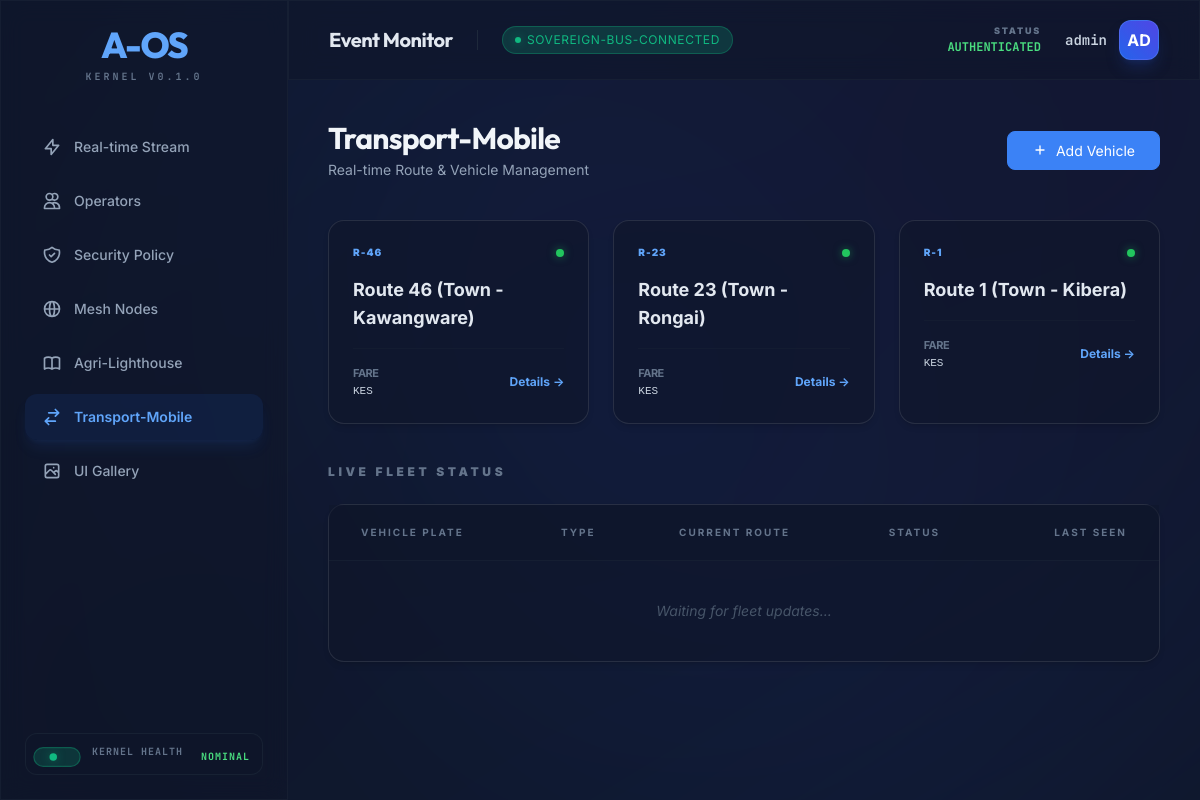
Screenshot of /transport/ (signed in) with the database file from the repository.
### tables this page shows
CREATE TABLE routes (
        id TEXT PRIMARY KEY,
        name TEXT NOT NULL,
        start_point TEXT,
        end_point TEXT,
        base_price REAL,
        metadata TEXT
    );

### aos/api/routers/transport.py (the view)
@router.get("/", response_class=HTMLResponse)
async def transport_root(request: Request, current_user: dict = Depends(get_current_operator)):
    if not transport_state.module:
        return HTMLResponse("TransportModule not initialized", status_code=500)
    routes = transport_state.module.list_routes()
    return templates.TemplateResponse(
        "transport.html",
        {
            "request": request,
            "user": current_user,
            "routes": routes
        }
    )

### aos/api/templates/transport.html
{% extends "dashboard.html" %}
{% block content %}
<div class="space-y-10 fade-in">
    <div class="flex items-center justify-between">
        <div>
            <h2 class="aos-text-display text-3xl font-bold text-slate-100 tracking-tight">Transport-Mobile</h2>
            <p class="text-slate-400 text-sm mt-1">Real-time Route & Vehicle Management</p>
        </div>
        <div class="flex space-x-4">
            {{ elite_button(text="Add Vehicle", variant="primary", icon='<svg class="w-4 h-4" fill="none"
                stroke="currentColor" viewBox="0 0 24 24">
                <path stroke-linecap="round" stroke-linejoin="round" stroke-width="2" d="M12 6v6m0 0v6m0-6h6m0-0H6">
                </path>
            </svg>') }}
        </div>
    </div>
    <div class="grid grid-cols-1 md:grid-cols-3 gap-6">
        {% for route in routes %}
        {% call card(class="hover:border-blue-500/50 transition-colors cursor-pointer group") %}
        <div class="flex items-center justify-between mb-4">
            <span class="text-[10px] font-black text-blue-400 uppercase tracking-widest">{{ route.id }}</span>
            <div class="w-2 h-2 rounded-full bg-green-500 shadow-[0_0_8px_rgba(34,197,94,0.5)]"></div>
        </div>
        <h4 class="text-lg font-bold text-slate-200 group-hover:text-blue-400 transition-colors">{{ route.name }}</h4>
        <div class="mt-4 pt-4 border-t border-slate-800/30 flex items-center justify-between">
            <div class="text-[11px] text-slate-500">
                <span class="block uppercase font-bold tracking-tighter">Fare</span>
                <span class="text-slate-300 font-mono">KES {{ route.base_price }}</span>
            </div>
            <a href="/transport/route/{{ route.id }}"
                class="text-xs font-bold text-blue-400 hover:text-blue-300">Details →</a>
        </div>
        {% endcall %}
        {% endfor %}
    </div>
    <div class="space-y-6">
        <h3 class="text-xs font-black text-slate-500 uppercase tracking-[0.3em]">Live Fleet Status</h3>
        {% call card(padding="0") %}
        <div class="overflow-x-auto">
            <table class="w-full text-left border-collapse">
                <thead class="bg-slate-900/50 border-b border-slate-800/50">
                    <tr class="text-[10px] text-slate-500 uppercase tracking-[0.2em] font-black">
                        <th class="px-8 py-5">Vehicle Plate</th>
                        <th class="px-8 py-5">Type</th>
                        <th class="px-8 py-5">Current Route</th>
                        <th class="px-8 py-5">Status</th>
                        <th class="px-8 py-5 text-right">Last Seen</th>
                    </tr>
                </thead>
                <tbody id="fleet-status-body" class="divide-y divide-slate-800/30">
                    <tr class="text-sm text-slate-400">
                        <td colspan="5" class="px-8 py-10 text-center italic text-slate-600">
                            Waiting for fleet updates...
                        </td>
                    </tr>
                </tbody>
            </table>
        </div>
        {% endcall %}
    </div>
</div>
{% endblock %}

### aos/api/templates/dashboard.html (shortened to what this page needs)
{% from "components/atoms/EliteButton.html" import elite_button %}
{% from "components/atoms/Badge.html" import badge %}
{% from "components/atoms/Card.html" import card %}
{% from "components/molecules/DataCard.html" import data_card %}
{% from "components/molecules/NodeStatus.html" import node_status %}
{% from "components/molecules/SidebarItem.html" import sidebar_item %}
<!DOCTYPE html>
<html lang="en">
<head>
    {% include 'partials/design_system.html' %}
    <script src="https://cdn.tailwindcss.com"></script>
</head>
<body class="min-h-screen flex overflow-hidden">
    <div class="mesh-bg"></div>
    <aside class="w-72 border-r border-slate-800/50 aos-glass p-6 flex flex-col hidden lg:flex relative z-10">
        <div class="mb-10 px-2 text-center">
            <h1 class="aos-text-display text-4xl font-extrabold tracking-tighter text-blue-400">A-OS</h1>
            <p class="text-slate-500 text-[10px] uppercase tracking-[0.3em] font-bold aos-text-mono mt-1">Kernel v0.1.0
            </p>
        </div>
        <nav class="flex-1 space-y-2">
            {{ sidebar_item(text="Real-time Stream", href="/dashboard", active=(request.url.path == "/dashboard"),
            icon='<svg class="w-5 h-5" fill="none" stroke="currentColor" viewBox="0 0 24 24">
                <path stroke-linecap="round" stroke-linejoin="round" stroke-width="2" d="M13 10V3L4 14h7v7l9-11h-7z">
                </path>
            </svg>') }}
            {{ sidebar_item(text="Operators", href="/operators", active=(request.url.path == "/operators"), icon='<svg
                class="w-5 h-5" fill="none" stroke="currentColor" viewBox="0 0 24 24">
                <path stroke-linecap="round" stroke-linejoin="round" stroke-width="2"
                    d="M12 4.354a4 4 0 110 5.292M15 21H3v-1a6 6 0 0112 0v1zm0 0h6v-1a6 6 0 00-9-5.197M13 7a4 4 0 11-8 0 4 4 0 018 0z">
                </path>
            </svg>') }}
            {{ sidebar_item(text="Security Policy", href="/security", active=(request.url.path == "/security"),
            icon='<svg class="w-5 h-5" fill="none" stroke="currentColor" viewBox="0 0 24 24">
                <path stroke-linecap="round" stroke-linejoin="round" stroke-width="2"
                    d="M9 12l2 2 4-4m5.618-4.016A11.955 11.955 0 0112 2.944a11.955 11.955 0 01-8.618 3.04A12.02 12.02 0 003 9c0 5.591 3.824 10.29 9 11.622 5.176-1.332 9-6.03 9-11.622 0-1.042-.133-2.052-.382-3.016z">
                </path>
            </svg>') }}
            {{ sidebar_item(text="Mesh Nodes", href="/sys/mesh", active=(request.url.path == "/sys/mesh"), icon='<svg
                class="w-5 h-5" fill="none" stroke="currentColor" viewBox="0 0 24 24">
                <path stroke-linecap="round" stroke-linejoin="round" stroke-width="2"
                    d="M21 12a9 9 0 01-9 9m9-9a9 9 0 00-9-9m9 9H3m9 9a9 9 0 01-9-9m9 9c1.657 0 3-4.03 3-9s-1.343-9-3-9m0 18c-1.657 0-3-4.03-3-9s1.343-9 3-9m-9 9a9 9 0 019-9">
                </path>
            </svg>') }}
            {{ sidebar_item(text="Agri-Lighthouse", href="/agri", active=(request.url.path.startswith("/agri")),
            icon='<svg class="w-5 h-5" fill="none" stroke="currentColor" viewBox="0 0 24 24">
                <path stroke-linecap="round" stroke-linejoin="round" stroke-width="2"
                    d="M12 6.253v13m0-13C10.832 5.477 9.246 5 7.5 5S4.168 5.477 3 6.253v13C4.168 18.477 5.754 18 7.5 18s3.168.477 4.5 1.253m0-13C13.168 5.477 14.754 5 16.5 5c1.747 0 3.332.477 4.5 1.253v13C19.832 18.477 18.247 18 16.5 18c-1.746 0-3.168.477-4.5 1.253">
                </path>
            </svg>') }}
            {{ sidebar_item(text="Transport-Mobile", href="/transport",
            active=(request.url.path.startswith("/transport")),
            icon='<svg class="w-5 h-5" fill="none" stroke="currentColor" viewBox="0 0 24 24">
                <path stroke-linecap="round" stroke-linejoin="round" stroke-width="2"
                    d="M8 7h12m0 0l-4-4m4 4l-4 4m0 6H4m0 0l4 4m-4-4l4-4">
                </path>
            </svg>') }}
            {{ sidebar_item(text="UI Gallery", href="/sys/gallery", active=(request.url.path == "/sys/gallery"),
            icon='<svg class="w-5 h-5" fill="none" stroke="currentColor" viewBox="0 0 24 24">
                <path stroke-linecap="round" stroke-linejoin="round" stroke-width="2"
                    d="M4 16l4.586-4.586a2 2 0 012.828 0L16 16m-2-2l1.586-1.586a2 2 0 012.828 0L20 14m-6-6h.01M6 20h12a2 2 0 002-2V6a2 2 0 00-2-2H6a2 2 0 00-2 2v12a2 2 0 002 2z">
                </path>
            </svg>') }}
        </nav>
        <div class="mt-auto">
            {{ node_status(name="Kernel Health", status="success", status_text="NOMINAL") }}
        </div>
    </aside>
    <main class="flex-1 flex flex-col overflow-hidden relative z-10">
        <header class="h-20 border-b border-slate-800/50 aos-glass px-10 flex items-center justify-between">
            <div class="flex items-center space-x-6">
                <h2 class="aos-text-display text-xl font-bold text-slate-200 tracking-tight">Event Monitor</h2>
                {{ badge(text="Sovereign-Bus-Connected", variant="success") }}
            </div>
            <div class="flex items-center space-x-6">
                <div class="text-right">
                    <p class="text-[9px] font-black text-slate-500 uppercase tracking-[0.2em] leading-none mb-1">Status
                    </p>
                    <p class="text-xs font-bold text-green-400 aos-text-mono">AUTHENTICATED</p>
                </div>
                <div class="flex items-center space-x-3">
                    <span class="text-sm font-semibold text-slate-300 aos-text-mono">{{ user.username }}</span>
                    <div
                        class="w-10 h-10 rounded-xl bg-gradient-to-tr from-blue-600 to-indigo-600 border border-blue-400/30 flex items-center justify-center font-bold text-white shadow-lg shadow-blue-900/40">
                        {{ user.username[:2].upper() }}
                    </div>
                </div>
            </div>
        </header>
        <div class="flex-1 overflow-y-auto p-10 space-y-10">
            {% block content %}{% endblock %}
        </div>
    </main>
</body>
</html>

### aos/api/templates/components/atoms/EliteButton.html (shortened to what this page needs)
{% macro elite_button(
text,
id=None,
type="button",
variant="primary",
size="md",
disabled=False,
onclick=None,
class="",
icon=None,
loading=False,
full_width=False
) %}
<button {% if id %}id="{{ id }}" {% endif %} type="{{ type }}" {% if disabled or loading %}disabled{% endif %}
    class="aos-btn aos-btn-{{ variant }} aos-size-{{ size }} {{ class }} {% if loading %}aos-btn-loading{% endif %} {% if full_width %}aos-btn-full{% endif %}"
    {% if disabled %}aria-disabled="true" {% endif %}>
    {% if loading %}
    <svg class="aos-btn-spinner" viewBox="0 0 24 24">
        <circle class="opacity-25" cx="12" cy="12" r="10" stroke="currentColor" stroke-width="4" fill="none"></circle>
        <path class="opacity-75" fill="currentColor"
            d="M4 12a8 8 0 018-8V0C5.373 0 0 5.373 0 12h4zm2 5.291A7.962 7.962 0 014 12H0c0 3.042 1.135 5.824 3 7.938l3-2.647z">
        </path>
    </svg>
    {% elif icon %}
    <span class="aos-icon-wrapper">{{ icon | safe }}</span>
    {% endif %}
    <span class="aos-btn-text">{{ text }}</span>
</button>
{% endmacro %}

### aos/api/templates/components/atoms/Badge.html (shortened to what this page needs)
{% macro badge(
text,
variant="info",
dot=True,
pulse=False,
class=""
) %}
<span class="aos-badge aos-badge-{{ variant }} {{ class }}">
    {% if dot %}
    <span class="aos-badge-dot aos-bg-{{ variant }} {% if pulse %}animate-pulse-slow{% endif %}"></span>
    {% endif %}
    {{ text }}
</span>
{% endmacro %}

### aos/api/templates/components/atoms/Card.html (shortened to what this page needs)
{% macro card(
padding="6",
glass=True,
interactive=False,
class="",
id=None
) %}
<div {% if id %}id="{{ id }}" {% endif %}
    class="aos-card {% if glass %}aos-glass{% endif %} {% if interactive %}aos-card-interactive{% endif %} p-{{ padding }} {{ class }}">
    {{ caller() }}
</div>
{% endmacro %}

### aos/api/templates/components/molecules/DataCard.html (shortened to what this page needs)
{% from "components/atoms/Card.html" import card %}
{% from "components/atoms/Badge.html" import badge %}

### aos/api/templates/components/molecules/NodeStatus.html (shortened to what this page needs)
{% from "components/atoms/Badge.html" import badge %}
{% macro node_status(
name,
id=None,
status="success",
status_text="Active",
pulse=False,
class=""
) %}
<div class="flex items-center gap-4 py-2 px-3 rounded-xl bg-slate-900/40 border border-slate-800/60 {{ class }}">
    <div class="flex-shrink-0">
        {{ badge(text="", variant=status, dot=True, pulse=pulse, class="scale-125") }}
    </div>
    <div class="flex flex-col">
        <span class="text-[10px] font-bold text-slate-500 uppercase tracking-widest aos-text-mono leading-none mb-1">
            {{ name }}
        </span>
    </div>
    <div class="ml-auto">
        <span class="text-[10px] font-bold text-{{ status }}-400 uppercase tracking-widest aos-text-mono">
            {{ status_text }}
        </span>
    </div>
</div>
{% endmacro %}

### aos/api/templates/components/molecules/SidebarItem.html
{% macro sidebar_item(
text,
href="#",
icon=None,
active=False,
class=""
) %}
<a href="{{ href }}" class="flex items-center space-x-3 px-4 py-3 rounded-xl transition-all border border-transparent
    {% if active %}
        bg-blue-600/10 text-blue-400 border-blue-500/20 shadow-lg shadow-blue-500/10 font-semibold
    {% else %}
        text-slate-400 hover:bg-white/5 hover:text-slate-200 font-medium
    {% endif %}
    {{ class }}">
    {% if icon %}
    <span class="aos-icon-wrapper">{{ icon | safe }}</span>
    {% endif %}
    <span class="text-sm">{{ text }}</span>
</a>
{% endmacro %}

### aos/api/templates/partials/design_system.html (shortened to what this page needs)
<link rel="stylesheet" href="/static/ui/base.css">
<link rel="stylesheet" href="/static/ui/components.css">

### aos/api/templates/partials/design_system.html (style rules this page uses)
body { margin: 0; scroll-behavior: smooth; -webkit-font-smoothing: antialiased; background: var(--aos-surface-base); color: var(--aos-neutral-50); font-family: var(--aos-font-sans); }
.aos-glass { background: var(--aos-surface-glass); backdrop-filter: blur(12px); -webkit-backdrop-filter: blur(12px); border: 1px solid var(--aos-surface-border); }

### aos/api/templates/dashboard.html (style rules this page uses)
.mesh-bg { position: fixed; top: -50%; left: -50%; width: 200%; height: 200%; z-index: -1; background: radial-gradient(circle at 70% 30%, #1e1b4b 0%, transparent 40%), radial-gradient(circle at 30% 70%, #0f172a 0%, transparent 40%), radial-gradient(circle at 50% 50%, #1e3a8a 0%, transparent 60%); filter: blur(80px); opacity: 0.3; animation: mesh 15s ease infinite; }
.fade-in { animation: fadeIn 0.4s cubic-bezier(0.16, 1, 0.3, 1) forwards; }

### aos/api/templates/components/atoms/Badge.html (style rules this page uses)
.aos-badge-dot { width: 6px; height: 6px; border-radius: var(--aos-radius-full); margin-right: 6px; display: inline-block; }
.aos-bg-success { background: #10b981; box-shadow: 0 0 8px rgba(16, 185, 129, 0.4); }

### aos/api/templates/components/molecules/NodeStatus.html (style rules this page uses)
.text-success-400 { color: #4ade80; }

### aos/api/templates/components/atoms/EliteButton.html (style rules this page uses)
.aos-btn { position: relative; display: inline-flex; align-items: center; justify-content: center; gap: var(--aos-spacing-2); font-weight: var(--aos-weight-semibold); border-radius: var(--aos-radius-lg); border: 1px solid transparent; transition: all var(--aos-duration-base) var(--aos-easing-out); cursor: pointer; font-family: var(--aos-font-sans); white-space: nowrap; }
.aos-size-md { padding: var(--aos-spacing-2) var(--aos-spacing-6); font-size: var(--aos-size-sm); }
.aos-btn-primary { background: var(--aos-primary-base); color: var(--aos-primary-text); border-color: var(--aos-primary-base); }

### rows the page displays
routes: id "R-46", name "Route 46 (Town - Kawangware)"
routes: id "R-23", name "Route 23 (Town - Rongai)"
routes: id "R-1", name "Route 1 (Town - Kibera)"

### other values shown
{{ text }} "Real-time Stream Operators Security Policy Mesh Nodes Agri-Lighthouse Transport-Mobile UI Gallery"
{{ name }} "KERNEL HEALTH"
{{ status_text }} "NOMINAL"
{{ text }} "SOVEREIGN-BUS-CONNECTED"
{{ user.username }} "admin"
{{ user.username[:2].upper() }} "AD"
{{ text }} "Add Vehicle"
